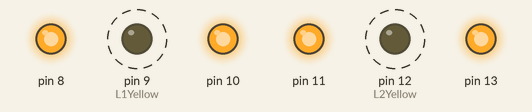
The sketch below on a simulated Arduino Uno, built with avr-gcc and run on an emulated ATmega328P. Parts: output pins drawn as LEDs (lit = HIGH). Dashed ring = blinking.

Above: at 0.5 s.
Timing chart, 0 to 4.6 s (numbered marks = the images above):
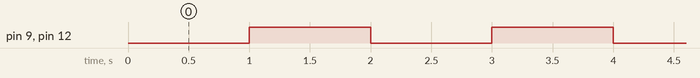

Measured:
- by itself, pin 9 (L1Yellow), pin 12 (L2Yellow): alternates HIGH for 1.0 s and LOW for 1.0 s

The sketch:

Mode2.ino
```cpp
//Khai bao
#define L1Red 8
#define L1Yellow 9
#define L1Green 10

#define L2Red 11
#define L2Yellow 12
#define L2Green 13

//Khai bao bien dem
//byte dem;

//cau hinh
void setup() {
   for(byte i=8; i<14; i++){
      pinMode(i,OUTPUT);
}
    for(byte i=8; i<14; i++){
      digitalWrite(i,OUTPUT);
}
}
void loop() {
  Mode2();
}

void Mode2(){
  //1
  digitalWrite(L1Yellow, LOW);
  digitalWrite(L2Yellow, LOW);
  delay(1000);
  //2
  digitalWrite(L1Yellow, HIGH);
  digitalWrite(L2Yellow, HIGH);
  delay(1000);
}
```
